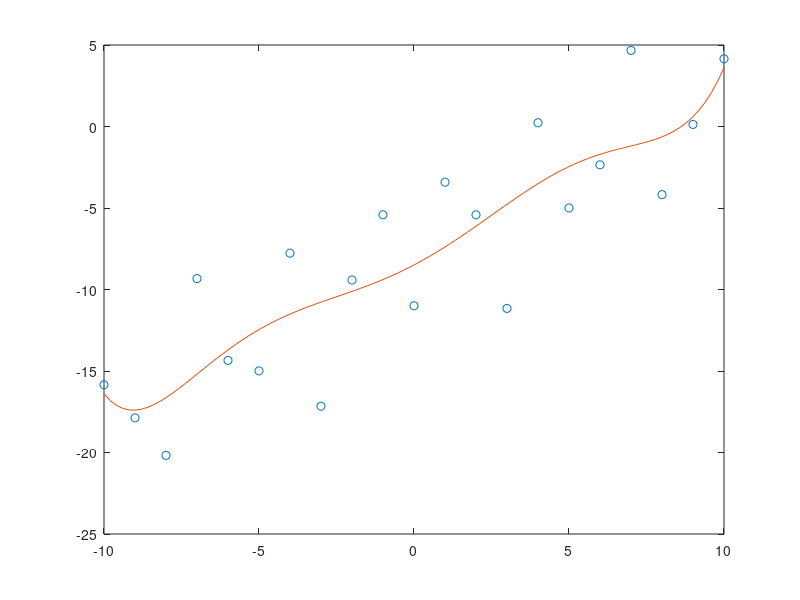

MATLAB code to generate this figure:
%% Script_Spline.m: 
%
% Author: Elia Matsumoto
%
% Contact: elia.matsumoto@fgv.br
%
% Date: 2020
%  
%% Reset
close all
clear
rng('shuffle'); % Random seed
clc

%% Reset envirornment
rng('shuffle'); % Random seed
close all       % Close all windows
clear           % Clear workspace
clc             % Clear screen

%% Reading file
X = -10:10;
Y = 2*cos(X).^3 - 10*cos(2*X).^2 + X -3;
plot(X,Y,'o')

%% Polinomium
dg  = 7;
pol = polyfit(X,Y,dg)
x  = linspace(-10,10);
y  = polyval(pol,x);
plot(X,Y,'o',x,y)
